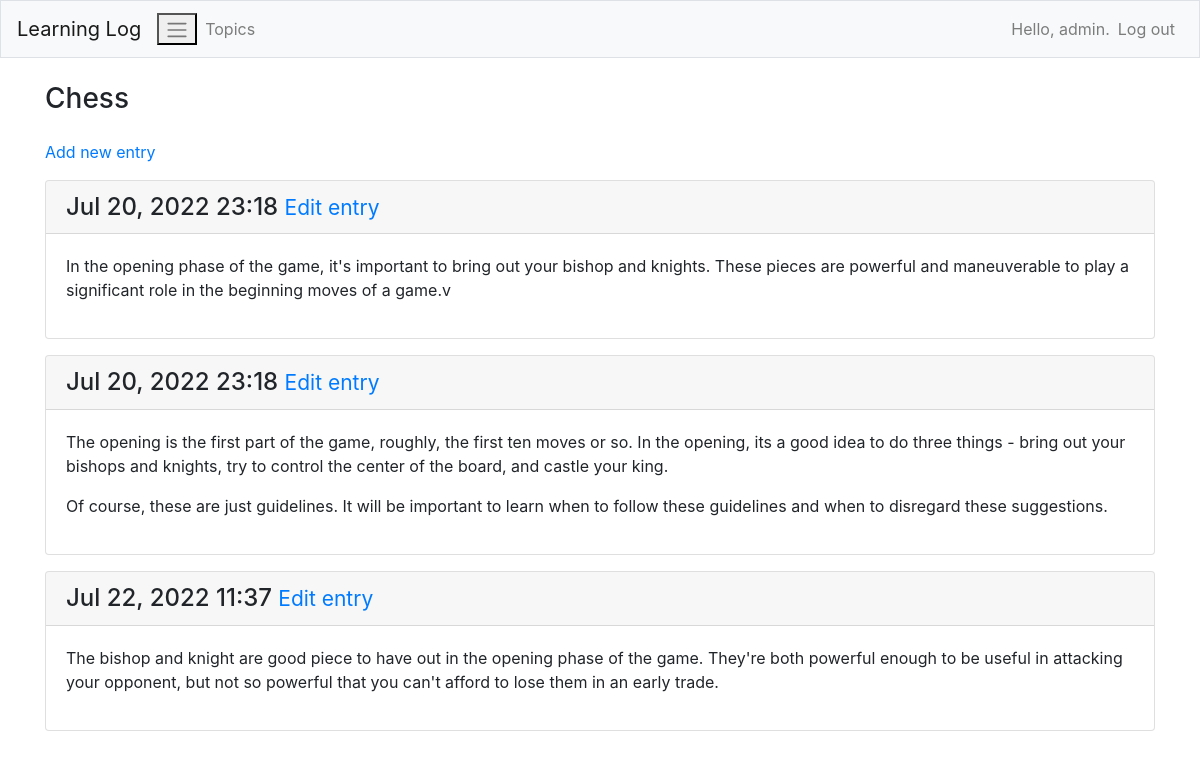
/topics/1 (signed in), run on the app's committed database.
### learning_logs/models.py (models this page shows, shortened)
class Topic(models.Model):
    text = models.CharField(max_length=200)
    date_added = models.DateTimeField(auto_now_add=True)
    owner = models.ForeignKey(User, on_delete=models.CASCADE)
    def __str__(self) -> str:
        return self.text

class Entry(models.Model):
    topic = models.ForeignKey(Topic, on_delete=models.CASCADE)
    text = models.TextField()
    date_added = models.DateTimeField(auto_now_add=True)
    class Meta:
        verbose_name_plural = 'entries'

### learning_logs/views.py (the view)
# urls.py: path('topics/<int:topic_id>', views.topic, name='topic'),
@login_required
def topic(request, topic_id):
    topic = Topic.objects.get(id = topic_id)
    if topic.owner != request.user:
        raise Http404
    entries = topic.entry_set.order_by('date_added')
    context = {'topic':topic, 'entries':entries}
    return render (request, 'learning_logs/topic.html', context)

### learning_logs/templates/learning_logs/topic.html
{% extends "learning_logs/base.html" %}
{% block page_header %}
    <h3>{{ topic }}</h3>
{% endblock page_header %}
{% block content %}
    <p>
        <a href="{% url 'learning_logs:new_entry' topic.id %}">Add new entry</a>
    </p>
    {% for entry in entries %}
        <div class="card mb-3">
            <h4 class="card-header">
                {{ entry.date_added|date:'M d, Y H:i' }}
                <small><a href="{% url 'learning_logs:edit_entry' entry.id %}">Edit entry</a></small>
            </h4>
            <div class="card-body">
                {{ entry.text|linebreaks }}
            </div>
        </div>
    {% empty %}
        <p>No topics have been added yet.</p>
    {% endfor %}
{% endblock content %}

### learning_logs/templates/learning_logs/base.html (shortened to what this page needs)
{% load bootstrap4 %}
<!doctype html>
<html lang="en">
<head>
    {% bootstrap_css %}
</head>
<body>
    <nav class="navbar navbar-expand-md navbar-light bg-light mb-4 border">
        <a class="navbar-brand" href="{% url 'learning_logs:index' %}">Learning Log</a>
        <button class="navabr-toggler" type="button" data-toggle="collapse" data-target="#navbarCollapse"
        aria-controls="navbarCollapse" aria-expanded="false" aria-label="Toggle navigation"><span class="navbar-toggler-icon"></span></button>
        <div class="collapse navbar-collapse" id="navabarCollapse">
            <ul class="navbar-nav mr-auto">
                <li class="nav-item">
                    <a class="nav-link" href="{% url 'learning_logs:topics' %}">
                        Topics
                    </a>
                </li>
            </ul>
            <ul class="navbar-nav ml-auto">
                {% if user.is_authenticated %}
                    <li class="nav-item">
                        <span class="navbar-text"}">Hello, {{ user.username }}.</span>
                    </li>
                    <li class="nav-item">
                        <a class="nav-link" href="{% url 'users:logout' %}">Log out</a>
                    </li>
                {% endif %}
            </ul>
        </div>
    </nav>
    <main role="main" class="container">
        <div class="pb-2 mb-2 boarder-bottom">
            {% block page_header %}{% endblock page_header %}
        </div>
            {% block content %}{% endblock content %}
    </main>
</body>
</html>

### data on the page
Topic: text "Chess"
Entry: date_added "Jul 20, 2022 23:18", text "In the opening phase of the game, it's important to bring out your bishop and knights. These pieces are powerful and maneuverable to play a significant role in the beginning moves of a game.v"
Entry: date_added "Jul 20, 2022 23:18", text "The opening is the first part of the game, roughly, the first ten moves or so. In the opening, its a good idea to do three things - bring out your bishops and knights, try to control the center of the board, and castle your king. Of course, these are just guidelines. It will be important to learn when to follow these guidelines and when to disregard these suggestions."
Entry: date_added "Jul 22, 2022 11:37", text "The bishop and knight are good piece to have out in the opening phase of the game. They're both powerful enough to be useful in attacking your opponent, but not so powerful that you can't afford to lose them in an early trade."

### other printed values
{{ user.username }} "admin"
